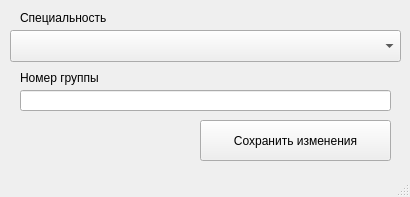
<?xml version="1.0" encoding="UTF-8"?>
<ui version="4.0">
 <class>MainWindow</class>
 <widget class="QMainWindow" name="MainWindow">
  <property name="geometry">
   <rect>
    <x>0</x>
    <y>0</y>
    <width>410</width>
    <height>197</height>
   </rect>
  </property>
  <property name="windowTitle">
   <string>Добавить группу</string>
  </property>
  <widget class="QWidget" name="centralwidget">
   <widget class="QLabel" name="label">
    <property name="geometry">
     <rect>
      <x>20</x>
      <y>70</y>
      <width>131</width>
      <height>16</height>
     </rect>
    </property>
    <property name="text">
     <string>Номер группы</string>
    </property>
   </widget>
   <widget class="QLineEdit" name="lineEdit">
    <property name="geometry">
     <rect>
      <x>20</x>
      <y>90</y>
      <width>371</width>
      <height>21</height>
     </rect>
    </property>
   </widget>
   <widget class="QPushButton" name="pushButton">
    <property name="geometry">
     <rect>
      <x>200</x>
      <y>120</y>
      <width>191</width>
      <height>41</height>
     </rect>
    </property>
    <property name="text">
     <string>Сохранить изменения</string>
    </property>
   </widget>
   <widget class="QComboBox" name="comboBox">
    <property name="geometry">
     <rect>
      <x>10</x>
      <y>30</y>
      <width>391</width>
      <height>32</height>
     </rect>
    </property>
   </widget>
   <widget class="QLabel" name="label_2">
    <property name="geometry">
     <rect>
      <x>20</x>
      <y>10</y>
      <width>131</width>
      <height>16</height>
     </rect>
    </property>
    <property name="text">
     <string>Специальность</string>
    </property>
   </widget>
  </widget>
  <widget class="QStatusBar" name="statusbar"/>
 </widget>
 <resources/>
 <connections/>
</ui>
